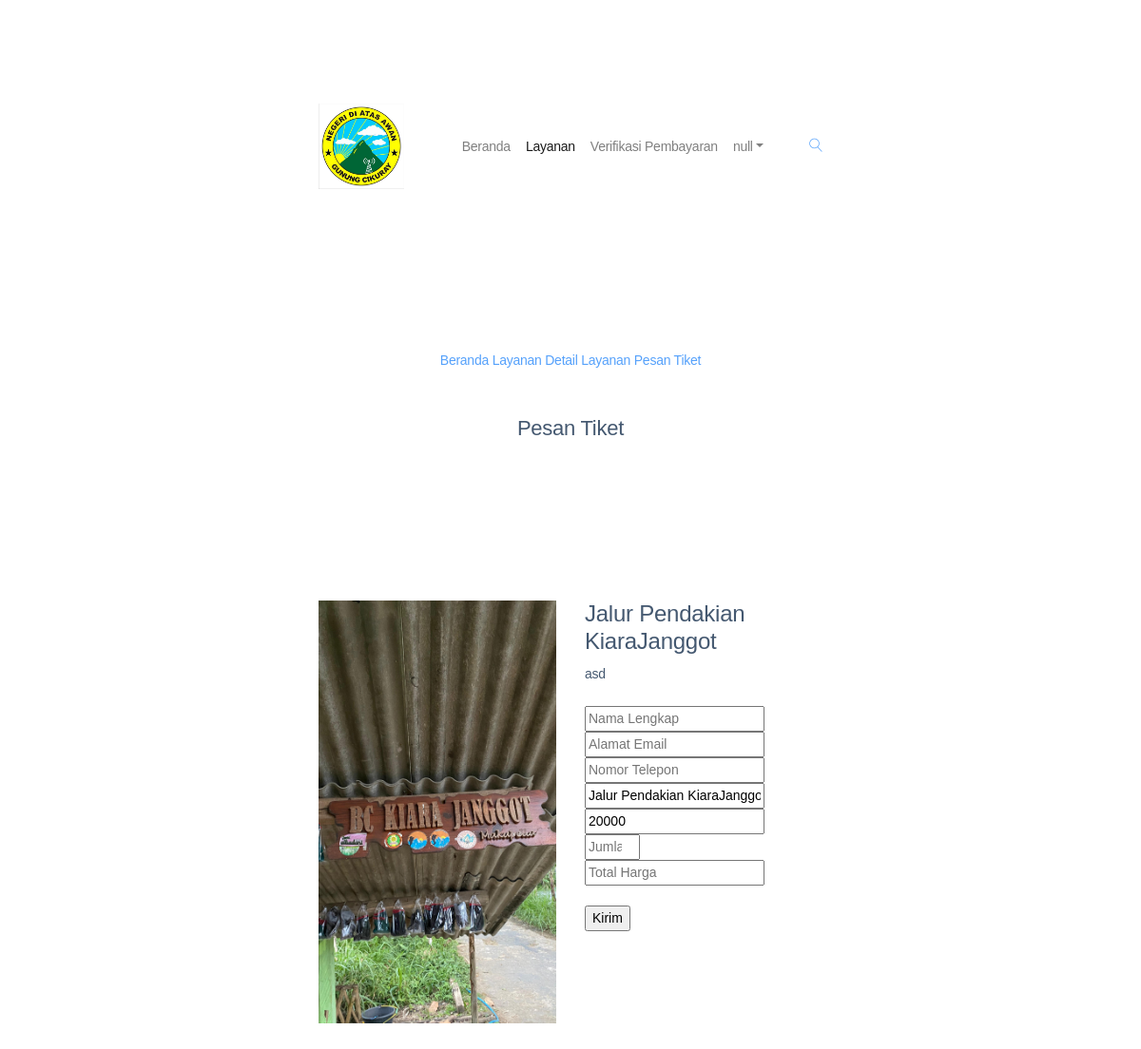
Screenshot of /User/booking-wisata?id=31 with the database file from the repository.
### tables this page shows
CREATE TABLE `tb_jalur` (
  `id_jalur` int(11) NOT NULL,
  `id_kategori` int(11) DEFAULT NULL,
  `nama_jalur` varchar(50) DEFAULT NULL,
  `alamat` text DEFAULT NULL,
  `ket_singkat` text DEFAULT NULL,
  `ket_lengkap` text DEFAULT NULL,
  `harga` int(11) DEFAULT NULL,
  `stok` int(11) DEFAULT NULL,
  `gambar` varchar(250) DEFAULT NULL,
  `created` datetime DEFAULT NULL,
  `modified` datetime DEFAULT NULL
);

### User/booking-wisata.php (the view, shortened to what this page needs)
<?php
include '../koneksi.php';
$id = $_GET['id'];
$id_user = $_COOKIE['version'];
$query = mysqli_query($conn, "SELECT * FROM tb_user WHERE id_user = '$id_user'");
$row = mysqli_fetch_array($query);
$query2 = mysqli_query($conn, "SELECT * FROM tb_jalur WHERE id_jalur = '$id'");
$row2 = mysqli_fetch_array($query2);
?>
<!DOCTYPE html>
<html lang="en">
<head>
    <link rel="stylesheet" href="../assets/dist-2/css/bootstrap.css">
    <link rel="stylesheet" href="../assets/dist-2/vendors/linericon/style.css">
    <link rel="stylesheet" href="../assets/dist-2/css/font-awesome.min.css">
    <link rel="stylesheet" href="../assets/dist-2/vendors/owl-carousel/owl.carousel.min.css">
    <link rel="stylesheet" href="../assets/dist-2/vendors/lightbox/simpleLightbox.css">
    <link rel="stylesheet" href="../assets/dist-2/vendors/nice-select/css/nice-select.css">
    <link rel="stylesheet" href="../assets/dist-2/vendors/animate-css/animate.css">
    <link rel="stylesheet" href="../assets/dist-2/css/style.css">
    <link rel="stylesheet" href="../assets/dist-2/css/responsive.css">
</head>
<body>
    <header class="header_area">
        <div class="main_menu">
            <nav class="navbar navbar-expand-lg navbar-light">
                <div class="container box_1620">
                    <a class="navbar-brand logo_h" href="index"><img src="../assets/images/logo.jpg" alt="" style="width: 90px;"></a>
                    <div class="collapse navbar-collapse offset" id="navbarSupportedContent">
                        <ul class="nav navbar-nav menu_nav ml-auto">
                            <li class="nav-item"><a class="nav-link" href="index">Beranda</a></li>
                            <li class="nav-item active"><a class="nav-link" href="layanan">Layanan</a></li>
                            <li class="nav-item"><a class="nav-link" href="verifikasi">Verifikasi Pembayaran</a></li>
                            <li class="nav-item submenu dropdown">
                                <a href="#" class="nav-link dropdown-toggle" data-toggle="dropdown" role="button" aria-haspopup="true" aria-expanded="false"><script type="text/javascript">document.write(tampil2)</script></a>
                            </li>
                        </ul>
                        <ul class="nav navbar-nav navbar-right">
                            <li class="nav-item"><a href="#" class="search"><i class="lnr lnr-magnifier"></i></a></li>
                        </ul>
                    </div>
                </div>
            </nav>
        </div>
    </header>
    <section class="banner_area">
        <div class="banner_inner d-flex align-items-center">
            <div class="container">
                <div class="banner_content text-center">
                    <div class="page_link">
                        <a href="index">Beranda</a>
                        <a href="layanan">Layanan</a>
                        <a href="detail-layanan?id=<?php echo $id;?>">Detail Layanan</a>
                        <a href="booking-wisata?id=<?php echo $id;?>">Pesan Tiket</a>
                    </div>
                    <h2>Pesan Tiket</h2>
                </div>
            </div>
        </div>
    </section>
    <section class="portfolio_details_area p_120">
        <div class="container">
            <div class="portfolio_details_inner">
                <div class="row">
                    <div class="col-md-6">
                        <div class="left_img">
                            <img class="img-fluid" src="../assets/images/gunung/<?php echo $row2['gambar'];?>" alt="">
                        </div>
                    </div>
                    <div class="col-md-6">
                        <div class="portfolio_right_text">
                            <h4><?php echo $row2['nama_jalur'];?></h4>
                            <p><?php echo $row2['ket_singkat'];?></p>
                            <form action="Proses/add-transaksi.php" method="POST">
                                <div class="perhitungan">
                                    <div class="mt-10">
                                        <input type="text" id="nama_lengkap" name="nama_lengkap" placeholder="Nama Lengkap" value="<?php echo $row['nama_lengkap'];?>" readonly="" required class="single-input">
                                    </div>
                                    <div class="mt-10">
                                        <input type="email" id="email" name="email" placeholder="Alamat Email" value="<?php echo $row['email'];?>" readonly="" required class="single-input">
                                    </div>
                                    <div class="mt-10">
                                        <input type="number" id="no_hp" name="no_hp" placeholder="Nomor Telepon" value="<?php echo $row['no_hp'];?>" readonly="" required class="single-input">
                                    </div>
                                    <div class="mt-10">
                                        <input type="text" id="nama_jalur" name="nama_jalur" placeholder="Nama Wisata" value="<?php echo $row2['nama_jalur'];?>" readonly="" required class="single-input">
                                    </div>
                                    <div class="mt-10">
                                        <input type="number" id="harga" name="harga" placeholder="Harga" value="<?php echo $row2['harga'];?>" readonly="" required class="single-input">
                                    </div>
                                    <div class="mt-10">
                                        <input type="number" id="jumlah_pesan" name="jumlah_pesan" placeholder="Jumlah Pesan" min="1" max="<?php echo $row2['stok'];?>" required="" class="single-input" autocomplete="off">
                                    </div>
                                    <div class="mt-10">
                                        <input type="number" id="total_harga" name="total_harga" placeholder="Total Harga"  required class="single-input" autocomplete="off" readonly="">
                                    </div><br>
                                    <input type="submit" class="genric-btn info circle" name="submit" id="submit" value="Kirim">
                                </div>
                            </form>
                        </div>
                    </div>
                </div>
            </div>
        </div>
    </section>
</body>
</html>

### assets/dist-2/css/responsive.css (style rules this page uses)
@media (max-width:1619px) { .header_area .navbar .search { margin-left: 40px; } }

### rows the page displays
tb_jalur: gambar (picture), nama_jalur "Jalur Pendakian KiaraJanggot", ket_singkat "asd", harga "20000"
